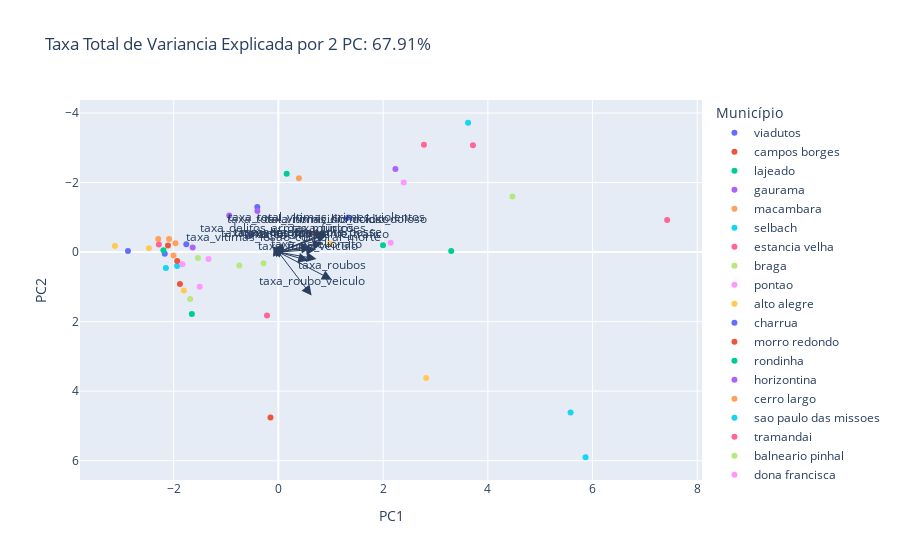

Source (notebook cell):
### Code cell
total_var_2 = pca.explained_variance_ratio_[:2].sum() * 100
total_var_2

# Calculando as cargas dos componentes
loadings = pca.components_.T * np.sqrt(pca.explained_variance_)

# Plotando o gráfico de dispersão com os componentes principais
fig = px.scatter(
    components, x=0, y=1, color=df_pca.index,
    labels={'0': 'PC1', '1': 'PC2', 'color': 'Município'},
    title=f'Taxa Total de Variancia Explicada por 2 PC: {total_var_2:.2f}%')

features = df_sample.columns

# Adicionando os vetores de carga ao gráfico
for i, feature in enumerate(features):
    fig.add_annotation(
        ax=0, ay=0,
        axref="x", ayref="y",
        x=loadings[i, 0],
        y=loadings[i, 1],
        showarrow=True,
        arrowsize=2,
        arrowhead=2,
        xanchor="right",
        yanchor="top"
    )
    
    fig.add_annotation(
        x=loadings[i, 0],
        y=loadings[i, 1],
        ax=0, ay=0,
        xanchor="center",
        yanchor="bottom",
        text=feature,
        yshift=5,
    )
# Invertendo o eixo y para que o gráfico fique na posição correta    
fig.update_yaxes(autorange="reversed")
fig.show()

""" Foi utilizado a biblioteca Plotly para a visualização dos dados. Documentação do gráfico PCA: https://plotly.com/python/pca-visualization/"""

### Figure 1 — Plotly figure (JSON) as saved in the notebook; plotly's stock layout.template omitted (floating-point values rounded to 4 significant figures)
{"data": [{"hovertemplate": "Município=viadutos<br>PC1=%{x}<br>PC2=%{y}<extra></extra>", "legendgroup": "viadutos", "marker": {"color": "#636efa", "symbol": "circle"}, "mode": "markers", "name": "viadutos", "orientation": "v", "showlegend": true, "type": "scatter", "x": [-0.4031], "xaxis": "x", "y": [-1.293], "yaxis": "y"}, {"hovertemplate": "Município=campos borges<br>PC1=%{x}<br>PC2=%{y}<extra></extra>", "legendgroup": "campos borges", "marker": {"color": "#EF553B", "symbol": "circle"}, "mode": "markers", "name": "campos borges", "orientation": "v", "showlegend": true, "type": "scatter", "x": [-1.88], "xaxis": "x", "y": [0.9207], "yaxis": "y"}, {"hovertemplate": "Município=lajeado<br>PC1=%{x}<br>PC2=%{y}<extra></extra>", "legendgroup": "lajeado", "marker": {"color": "#00cc96", "symbol": "circle"}, "mode": "markers", "name": "lajeado", "orientation": "v", "showlegend": true, "type": "scatter", "x": [1.998], "xaxis": "x", "y": [-0.1976], "yaxis": "y"}, {"hovertemplate": "Município=gaurama<br>PC1=%{x}<br>PC2=%{y}<extra></extra>", "legendgroup": "gaurama", "marker": {"color": "#ab63fa", "symbol": "circle"}, "mode": "markers", "name": "gaurama", "orientation": "v", "showlegend": true, "type": "scatter", "x": [-0.9387], "xaxis": "x", "y": [-1.055], "yaxis": "y"}, {"hovertemplate": "Município=macambara<br>PC1=%{x}<br>PC2=%{y}<extra></extra>", "legendgroup": "macambara", "marker": {"color": "#FFA15A", "symbol": "circle"}, "mode": "markers", "name": "macambara", "orientation": "v", "showlegend": true, "type": "scatter", "x": [-2.295], "xaxis": "x", "y": [-0.3751], "yaxis": "y"}, {"hovertemplate": "Município=selbach<br>PC1=%{x}<br>PC2=%{y}<extra></extra>", "legendgroup": "selbach", "marker": {"color": "#19d3f3", "symbol": "circle"}, "mode": "markers", "name": "selbach", "orientation": "v", "showlegend": true, "type": "scatter", "x": [-1.934], "xaxis": "x", "y": [0.4024], "yaxis": "y"}, {"hovertemplate": "Município=estancia velha<br>PC1=%{x}<br>PC2=%{y}<extra></extra>", "legendgroup": "estancia velha", "marker": {"color": "#FF6692", "symbol": "circle"}, "mode": "markers", "name": "estancia velha", "orientation": "v", "showlegend": true, "type": "scatter", "x": [-0.2175], "xaxis": "x", "y": [1.823], "yaxis": "y"}, {"hovertemplate": "Município=braga<br>PC1=%{x}<br>PC2=%{y}<extra></extra>", "legendgroup": "braga", "marker": {"color": "#B6E880", "symbol": "circle"}, "mode": "markers", "name": "braga", "orientation": "v", "showlegend": true, "type": "scatter", "x": [-1.537], "xaxis": "x", "y": [0.1721], "yaxis": "y"}, {"hovertemplate": "Município=pontao<br>PC1=%{x}<br>PC2=%{y}<extra></extra>", "legendgroup": "pontao", "marker": {"color": "#FF97FF", "symbol": "circle"}, "mode": "markers", "name": "pontao", "orientation": "v", "showlegend": true, "type": "scatter", "x": [-1.503], "xaxis": "x", "y": [0.9947], "yaxis": "y"}, {"hovertemplate": "Município=alto alegre<br>PC1=%{x}<br>PC2=%{y}<extra></extra>", "legendgroup": "alto alegre", "marker": {"color": "#FECB52", "symbol": "circle"}, "mode": "markers", "name": "alto alegre", "orientation": "v", "showlegend": true, "type": "scatter", "x": [-3.124], "xaxis": "x", "y": [-0.1742], "yaxis": "y"}, {"hovertemplate": "Município=charrua<br>PC1=%{x}<br>PC2=%{y}<extra></extra>", "legendgroup": "charrua", "marker": {"color": "#636efa", "symbol": "circle"}, "mode": "markers", "name": "charrua", "orientation": "v", "showlegend": true, "type": "scatter", "x": [-2.873], "xaxis": "x", "y": [-0.02926], "yaxis": "y"}, {"hovertemplate": "Município=morro redondo<br>PC1=%{x}<br>PC2=%{y}<extra></extra>", "legendgroup": "morro redondo", "marker": {"color": "#EF553B", "symbol": "circle"}, "mode": "markers", "name": "morro redondo", "orientation": "v", "showlegend": true, "type": "scatter", "x": [-2.109], "xaxis": "x", "y": [-0.1911], "yaxis": "y"}, {"hovertemplate": "Município=rondinha<br>PC1=%{x}<br>PC2=%{y}<extra></extra>", "legendgroup": "rondinha", "marker": {"color": "#00cc96", "symbol": "circle"}, "mode": "markers", "name": "rondinha", "orientation": "v", "showlegend": true, "type": "scatter", "x": [0.1582], "xaxis": "x", "y": [-2.25], "yaxis": "y"}, {"hovertemplate": "Município=horizontina<br>PC1=%{x}<br>PC2=%{y}<extra></extra>", "legendgroup": "horizontina", "marker": {"color": "#ab63fa", "symbol": "circle"}, "mode": "markers", "name": "horizontina", "orientation": "v", "showlegend": true, "type": "scatter", "x": [-0.553], "xaxis": "x", "y": [-0.4665], "yaxis": "y"}, {"hovertemplate": "Município=cerro largo<br>PC1=%{x}<br>PC2=%{y}<extra></extra>", "legendgroup": "cerro largo", "marker": {"color": "#FFA15A", "symbol": "circle"}, "mode": "markers", "name": "cerro largo", "orientation": "v", "showlegend": true, "type": "scatter", "x": [0.3916], "xaxis": "x", "y": [-2.122], "yaxis": "y"}, {"hovertemplate": "Município=sao paulo das missoes<br>PC1=%{x}<br>PC2=%{y}<extra></extra>", "legendgroup": "sao paulo das missoes", "marker": {"color": "#19d3f3", "symbol": "circle"}, "mode": "markers", "name": "sao paulo das missoes", "orientation": "v", "showlegend": true, "type": "scatter", "x": [-2.149], "xaxis": "x", "y": [0.4548], "yaxis": "y"}, {"hovertemplate": "Município=tramandai<br>PC1=%{x}<br>PC2=%{y}<extra></extra>", "legendgroup": "tramandai", "marker": {"color": "#FF6692", "symbol": "circle"}, "mode": "markers", "name": "tramandai", "orientation": "v", "showlegend": true, "type": "scatter", "x": [7.425], "xaxis": "x", "y": [-0.9257], "yaxis": "y"}, {"hovertemplate": "Município=balneario pinhal<br>PC1=%{x}<br>PC2=%{y}<extra></extra>", "legendgroup": "balneario pinhal", "marker": {"color": "#B6E880", "symbol": "circle"}, "mode": "markers", "name": "balneario pinhal", "orientation": "v", "showlegend": true, "type": "scatter", "x": [4.47], "xaxis": "x", "y": [-1.595], "yaxis": "y"}, {"hovertemplate": "Município=dona francisca<br>PC1=%{x}<br>PC2=%{y}<extra></extra>", "legendgroup": "dona francisca", "marker": {"color": "#FF97FF", "symbol": "circle"}, "mode": "markers", "name": "dona francisca", "orientation": "v", "showlegend": true, "type": "scatter", "x": [-1.335], "xaxis": "x", "y": [0.1985], "yaxis": "y"}, {"hovertemplate": "Município=vila flores<br>PC1=%{x}<br>PC2=%{y}<extra></extra>", "legendgroup": "vila flores", "marker": {"color": "#FECB52", "symbol": "circle"}, "mode": "markers", "name": "vila flores", "orientation": "v", "showlegend": true, "type": "scatter", "x": [-1.805], "xaxis": "x", "y": [1.106], "yaxis": "y"}, {"hovertemplate": "Município=muliterno<br>PC1=%{x}<br>PC2=%{y}<extra></extra>", "legendgroup": "muliterno", "marker": {"color": "#636efa", "symbol": "circle"}, "mode": "markers", "name": "muliterno", "orientation": "v", "showlegend": true, "type": "scatter", "x": [-1.759], "xaxis": "x", "y": [-0.2216], "yaxis": "y"}, {"hovertemplate": "Município=novo tiradentes<br>PC1=%{x}<br>PC2=%{y}<extra></extra>", "legendgroup": "novo tiradentes", "marker": {"color": "#EF553B", "symbol": "circle"}, "mode": "markers", "name": "novo tiradentes", "orientation": "v", "showlegend": true, "type": "scatter", "x": [-1.933], "xaxis": "x", "y": [0.2591], "yaxis": "y"}, {"hovertemplate": "Município=vista alegre<br>PC1=%{x}<br>PC2=%{y}<extra></extra>", "legendgroup": "vista alegre", "marker": {"color": "#00cc96", "symbol": "circle"}, "mode": "markers", "name": "vista alegre", "orientation": "v", "showlegend": true, "type": "scatter", "x": [-1.652], "xaxis": "x", "y": [1.783], "yaxis": "y"}, {"hovertemplate": "Município=campo novo<br>PC1=%{x}<br>PC2=%{y}<extra></extra>", "legendgroup": "campo novo", "marker": {"color": "#ab63fa", "symbol": "circle"}, "mode": "markers", "name": "campo novo", "orientation": "v", "showlegend": true, "type": "scatter", "x": [2.235], "xaxis": "x", "y": [-2.387], "yaxis": "y"}, {"hovertemplate": "Município=caibate<br>PC1=%{x}<br>PC2=%{y}<extra></extra>", "legendgroup": "caibate", "marker": {"color": "#FFA15A", "symbol": "circle"}, "mode": "markers", "name": "caibate", "orientation": "v", "showlegend": true, "type": "scatter", "x": [-2.088], "xaxis": "x", "y": [-0.374], "yaxis": "y"}, {"hovertemplate": "Município=caseiros<br>PC1=%{x}<br>PC2=%{y}<extra></extra>", "legendgroup": "caseiros", "marker": {"color": "#19d3f3", "symbol": "circle"}, "mode": "markers", "name": "caseiros", "orientation": "v", "showlegend": true, "type": "scatter", "x": [3.623], "xaxis": "x", "y": [-3.72], "yaxis": "y"}, {"hovertemplate": "Município=santa vitoria do palmar<br>PC1=%{x}<br>PC2=%{y}<extra></extra>", "legendgroup": "santa vitoria do palmar", "marker": {"color": "#FF6692", "symbol": "circle"}, "mode": "markers", "name": "santa vitoria do palmar", "orientation": "v", "showlegend": true, "type": "scatter", "x": [3.716], "xaxis": "x", "y": [-3.073], "yaxis": "y"}, {"hovertemplate": "Município=vera cruz<br>PC1=%{x}<br>PC2=%{y}<extra></extra>", "legendgroup": "vera cruz", "marker": {"color": "#B6E880", "symbol": "circle"}, "mode": "markers", "name": "vera cruz", "orientation": "v", "showlegend": true, "type": "scatter", "x": [-0.7461], "xaxis": "x", "y": [0.3861], "yaxis": "y"}, {"hovertemplate": "Município=canela<br>PC1=%{x}<br>PC2=%{y}<extra></extra>", "legendgroup": "canela", "marker": {"color": "#FF97FF", "symbol": "circle"}, "mode": "markers", "name": "canela", "orientation": "v", "showlegend": true, "type": "scatter", "x": [2.144], "xaxis": "x", "y": [-0.2704], "yaxis": "y"}, {"hovertemplate": "Município=campestre da serra<br>PC1=%{x}<br>PC2=%{y}<extra></extra>", "legendgroup": "campestre da serra", "marker": {"color": "#FECB52", "symbol": "circle"}, "mode": "markers", "name": "campestre da serra", "orientation": "v", "showlegend": true, "type": "scatter", "x": [0.9818], "xaxis": "x", "y": [-0.2393], "yaxis": "y"}, {"hovertemplate": "Município=tapes<br>PC1=%{x}<br>PC2=%{y}<extra></extra>", "legendgroup": "tapes", "marker": {"color": "#636efa", "symbol": "circle"}, "mode": "markers", "name": "tapes", "orientation": "v", "showlegend": true, "type": "scatter", "x": [1.331], "xaxis": "x", "y": [-0.9976], "yaxis": "y"}, {"hovertemplate": "Município=candiota<br>PC1=%{x}<br>PC2=%{y}<extra></extra>", "legendgroup": "candiota", "marker": {"color": "#EF553B", "symbol": "circle"}, "mode": "markers", "name": "candiota", "orientation": "v", "showlegend": true, "type": "scatter", "x": [0.7003], "xaxis": "x", "y": [-0.5377], "yaxis": "y"}, {"hovertemplate": "Município=eldorado do sul<br>PC1=%{x}<br>PC2=%{y}<extra></extra>", "legendgroup": "eldorado do sul", "marker": {"color": "#00cc96", "symbol": "circle"}, "mode": "markers", "name": "eldorado do sul", "orientation": "v", "showlegend": true, "type": "scatter", "x": [3.301], "xaxis": "x", "y": [-0.03177], "yaxis": "y"}, {"hovertemplate": "Município=agudo<br>PC1=%{x}<br>PC2=%{y}<extra></extra>", "legendgroup": "agudo", "marker": {"color": "#ab63fa", "symbol": "circle"}, "mode": "markers", "name": "agudo", "orientation": "v", "showlegend": true, "type": "scatter", "x": [-1.637], "xaxis": "x", "y": [-0.1343], "yaxis": "y"}, {"hovertemplate": "Município=progresso<br>PC1=%{x}<br>PC2=%{y}<extra></extra>", "legendgroup": "progresso", "marker": {"color": "#FFA15A", "symbol": "circle"}, "mode": "markers", "name": "progresso", "orientation": "v", "showlegend": true, "type": "scatter", "x": [-1.966], "xaxis": "x", "y": [-0.2565], "yaxis": "y"}, {"hovertemplate": "Município=canoas<br>PC1=%{x}<br>PC2=%{y}<extra></extra>", "legendgroup": "canoas", "marker": {"color": "#19d3f3", "symbol": "circle"}, "mode": "markers", "name": "canoas", "orientation": "v", "showlegend": true, "type": "scatter", "x": [5.581], "xaxis": "x", "y": [4.613], "yaxis": "y"}, {"hovertemplate": "Município=irai<br>PC1=%{x}<br>PC2=%{y}<extra></extra>", "legendgroup": "irai", "marker": {"color": "#FF6692", "symbol": "circle"}, "mode": "markers", "name": "irai", "orientation": "v", "showlegend": true, "type": "scatter", "x": [2.78], "xaxis": "x", "y": [-3.09], "yaxis": "y"}, {"hovertemplate": "Município=gramado dos loureiros<br>PC1=%{x}<br>PC2=%{y}<extra></extra>", "legendgroup": "gramado dos loureiros", "marker": {"color": "#B6E880", "symbol": "circle"}, "mode": "markers", "name": "gramado dos loureiros", "orientation": "v", "showlegend": true, "type": "scatter", "x": [-1.685], "xaxis": "x", "y": [1.352], "yaxis": "y"}, {"hovertemplate": "Município=soledade<br>PC1=%{x}<br>PC2=%{y}<extra></extra>", "legendgroup": "soledade", "marker": {"color": "#FF97FF", "symbol": "circle"}, "mode": "markers", "name": "soledade", "orientation": "v", "showlegend": true, "type": "scatter", "x": [2.394], "xaxis": "x", "y": [-2.003], "yaxis": "y"}, {"hovertemplate": "Município=novo hamburgo<br>PC1=%{x}<br>PC2=%{y}<extra></extra>", "legendgroup": "novo hamburgo", "marker": {"color": "#FECB52", "symbol": "circle"}, "mode": "markers", "name": "novo hamburgo", "orientation": "v", "showlegend": true, "type": "scatter", "x": [2.822], "xaxis": "x", "y": [3.625], "yaxis": "y"}, {"hovertemplate": "Município=ibarama<br>PC1=%{x}<br>PC2=%{y}<extra></extra>", "legendgroup": "ibarama", "marker": {"color": "#636efa", "symbol": "circle"}, "mode": "markers", "name": "ibarama", "orientation": "v", "showlegend": true, "type": "scatter", "x": [-2.17], "xaxis": "x", "y": [0.04733], "yaxis": "y"}, {"hovertemplate": "Município=tabai<br>PC1=%{x}<br>PC2=%{y}<extra></extra>", "legendgroup": "tabai", "marker": {"color": "#EF553B", "symbol": "circle"}, "mode": "markers", "name": "tabai", "orientation": "v", "showlegend": true, "type": "scatter", "x": [-0.1512], "xaxis": "x", "y": [4.755], "yaxis": "y"}, {"hovertemplate": "Município=barao do triunfo<br>PC1=%{x}<br>PC2=%{y}<extra></extra>", "legendgroup": "barao do triunfo", "marker": {"color": "#00cc96", "symbol": "circle"}, "mode": "markers", "name": "barao do triunfo", "orientation": "v", "showlegend": true, "type": "scatter", "x": [-2.196], "xaxis": "x", "y": [-0.0519], "yaxis": "y"}, {"hovertemplate": "Município=pinheiro machado<br>PC1=%{x}<br>PC2=%{y}<extra></extra>", "legendgroup": "pinheiro machado", "marker": {"color": "#ab63fa", "symbol": "circle"}, "mode": "markers", "name": "pinheiro machado", "orientation": "v", "showlegend": true, "type": "scatter", "x": [-0.4015], "xaxis": "x", "y": [-1.178], "yaxis": "y"}, {"hovertemplate": "Município=acegua<br>PC1=%{x}<br>PC2=%{y}<extra></extra>", "legendgroup": "acegua", "marker": {"color": "#FFA15A", "symbol": "circle"}, "mode": "markers", "name": "acegua", "orientation": "v", "showlegend": true, "type": "scatter", "x": [-2.004], "xaxis": "x", "y": [0.09851], "yaxis": "y"}, {"hovertemplate": "Município=alvorada<br>PC1=%{x}<br>PC2=%{y}<extra></extra>", "legendgroup": "alvorada", "marker": {"color": "#19d3f3", "symbol": "circle"}, "mode": "markers", "name": "alvorada", "orientation": "v", "showlegend": true, "type": "scatter", "x": [5.866], "xaxis": "x", "y": [5.901], "yaxis": "y"}, {"hovertemplate": "Município=protasio alves<br>PC1=%{x}<br>PC2=%{y}<extra></extra>", "legendgroup": "protasio alves", "marker": {"color": "#FF6692", "symbol": "circle"}, "mode": "markers", "name": "protasio alves", "orientation": "v", "showlegend": true, "type": "scatter", "x": [-2.282], "xaxis": "x", "y": [-0.2165], "yaxis": "y"}, {"hovertemplate": "Município=garibaldi<br>PC1=%{x}<br>PC2=%{y}<extra></extra>", "legendgroup": "garibaldi", "marker": {"color": "#B6E880", "symbol": "circle"}, "mode": "markers", "name": "garibaldi", "orientation": "v", "showlegend": true, "type": "scatter", "x": [-0.2842], "xaxis": "x", "y": [0.3199], "yaxis": "y"}, {"hovertemplate": "Município=capao do leao<br>PC1=%{x}<br>PC2=%{y}<extra></extra>", "legendgroup": "capao do leao", "marker": {"color": "#FF97FF", "symbol": "circle"}, "mode": "markers", "name": "capao do leao", "orientation": "v", "showlegend": true, "type": "scatter", "x": [-1.833], "xaxis": "x", "y": [0.3529], "yaxis": "y"}, {"hovertemplate": "Município=sagrada familia<br>PC1=%{x}<br>PC2=%{y}<extra></extra>", "legendgroup": "sagrada familia", "marker": {"color": "#FECB52", "symbol": "circle"}, "mode": "markers", "name": "sagrada familia", "orientation": "v", "showlegend": true, "type": "scatter", "x": [-2.473], "xaxis": "x", "y": [-0.1085], "yaxis": "y"}], "layout": {"annotations": [{"arrowhead": 2, "arrowsize": 2, "ax": 0, "axref": "x", "ay": 0, "ayref": "y", "showarrow": true, "x": 0.9157, "xanchor": "right", "y": -0.5258, "yanchor": "top"}, {"ax": 0, "ay": 0, "text": "taxa_homicidio_doloso", "x": 0.9157, "xanchor": "center", "y": -0.5258, "yanchor": "bottom", "yshift": 5}, {"arrowhead": 2, "arrowsize": 2, "ax": 0, "axref": "x", "ay": 0, "ayref": "y", "showarrow": true, "x": 0.936, "xanchor": "right", "y": -0.516, "yanchor": "top"}, {"ax": 0, "ay": 0, "text": "taxa_total_vitimas_homicidio_doloso", "x": 0.936, "xanchor": "center", "y": -0.516, "yanchor": "bottom", "yshift": 5}, {"arrowhead": 2, "arrowsize": 2, "ax": 0, "axref": "x", "ay": 0, "ayref": "y", "showarrow": true, "x": 0.1157, "xanchor": "right", "y": -0.1299, "yanchor": "top"}, {"ax": 0, "ay": 0, "text": "taxa_latrocinio", "x": 0.1157, "xanchor": "center", "y": -0.1299, "yanchor": "bottom", "yshift": 5}, {"arrowhead": 2, "arrowsize": 2, "ax": 0, "axref": "x", "ay": 0, "ayref": "y", "showarrow": true, "x": 0.8466, "xanchor": "right", "y": -0.2667, "yanchor": "top"}, {"ax": 0, "ay": 0, "text": "taxa_furtos", "x": 0.8466, "xanchor": "center", "y": -0.2667, "yanchor": "bottom", "yshift": 5}, {"arrowhead": 2, "arrowsize": 2, "ax": 0, "axref": "x", "ay": 0, "ayref": "y", "showarrow": true, "x": -0.09633, "xanchor": "right", "y": -0.16, "yanchor": "top"}, {"ax": 0, "ay": 0, "text": "taxa_abigeato", "x": -0.09633, "xanchor": "center", "y": -0.16, "yanchor": "bottom", "yshift": 5}, {"arrowhead": 2, "arrowsize": 2, "ax": 0, "axref": "x", "ay": 0, "ayref": "y", "showarrow": true, "x": 0.5697, "xanchor": "right", "y": 0.2456, "yanchor": "top"}, {"ax": 0, "ay": 0, "text": "taxa_furto_veiculo", "x": 0.5697, "xanchor": "center", "y": 0.2456, "yanchor": "bottom", "yshift": 5}, {"arrowhead": 2, "arrowsize": 2, "ax": 0, "axref": "x", "ay": 0, "ayref": "y", "showarrow": true, "x": 1.021, "xanchor": "right", "y": 0.7963, "yanchor": "top"}, {"ax": 0, "ay": 0, "text": "taxa_roubos", "x": 1.021, "xanchor": "center", "y": 0.7963, "yanchor": "bottom", "yshift": 5}, {"arrowhead": 2, "arrowsize": 2, "ax": 0, "axref": "x", "ay": 0, "ayref": "y", "showarrow": true, "x": 0.6344, "xanchor": "right", "y": 1.252, "yanchor": "top"}, {"ax": 0, "ay": 0, "text": "taxa_roubo_veiculo", "x": 0.6344, "xanchor": "center", "y": 1.252, "yanchor": "bottom", "yshift": 5}, {"arrowhead": 2, "arrowsize": 2, "ax": 0, "axref": "x", "ay": 0, "ayref": "y", "showarrow": true, "x": 0.7272, "xanchor": "right", "y": 0.1989, "yanchor": "top"}, {"ax": 0, "ay": 0, "text": "taxa_estelionato", "x": 0.7272, "xanchor": "center", "y": 0.1989, "yanchor": "bottom", "yshift": 5}, {"arrowhead": 2, "arrowsize": 2, "ax": 0, "axref": "x", "ay": 0, "ayref": "y", "showarrow": true, "x": 0.09201, "xanchor": "right", "y": -0.2628, "yanchor": "top"}, {"ax": 0, "ay": 0, "text": "taxa_delitos_armas_municoes", "x": 0.09201, "xanchor": "center", "y": -0.2628, "yanchor": "bottom", "yshift": 5}, {"arrowhead": 2, "arrowsize": 2, "ax": 0, "axref": "x", "ay": 0, "ayref": "y", "showarrow": true, "x": 0.6224, "xanchor": "right", "y": -0.1451, "yanchor": "top"}, {"ax": 0, "ay": 0, "text": "taxa_entorpecente_posse", "x": 0.6224, "xanchor": "center", "y": -0.1451, "yanchor": "bottom", "yshift": 5}, {"arrowhead": 2, "arrowsize": 2, "ax": 0, "axref": "x", "ay": 0, "ayref": "y", "showarrow": true, "x": 0.7217, "xanchor": "right", "y": -0.07913, "yanchor": "top"}, {"ax": 0, "ay": 0, "text": "taxa_entorpecente_trafico", "x": 0.7217, "xanchor": "center", "y": -0.07913, "yanchor": "bottom", "yshift": 5}, {"arrowhead": 2, "arrowsize": 2, "ax": 0, "axref": "x", "ay": 0, "ayref": "y", "showarrow": true, "x": 0.1157, "xanchor": "right", "y": -0.1299, "yanchor": "top"}, {"ax": 0, "ay": 0, "text": "taxa_vitimas_latrocinio", "x": 0.1157, "xanchor": "center", "y": -0.1299, "yanchor": "bottom", "yshift": 5}, {"arrowhead": 2, "arrowsize": 2, "ax": 0, "axref": "x", "ay": 0, "ayref": "y", "showarrow": true, "x": 0.09393, "xanchor": "right", "y": 0.008896, "yanchor": "top"}, {"ax": 0, "ay": 0, "text": "taxa_vitimas_lesao_corporal_morte", "x": 0.09393, "xanchor": "center", "y": 0.008896, "yanchor": "bottom", "yshift": 5}, {"arrowhead": 2, "arrowsize": 2, "ax": 0, "axref": "x", "ay": 0, "ayref": "y", "showarrow": true, "x": 0.9153, "xanchor": "right", "y": -0.5639, "yanchor": "top"}, {"ax": 0, "ay": 0, "text": "taxa_total_vitimas_crimes_violentos", "x": 0.9153, "xanchor": "center", "y": -0.5639, "yanchor": "bottom", "yshift": 5}], "legend": {"title": {"text": "Município"}, "tracegroupgap": 0}, "title": {"text": "Taxa Total de Variancia Explicada por 2 PC: 67.91%"}, "xaxis": {"anchor": "y", "domain": [0, 1], "title": {"text": "PC1"}}, "yaxis": {"anchor": "x", "autorange": "reversed", "domain": [0, 1], "title": {"text": "PC2"}}}}
